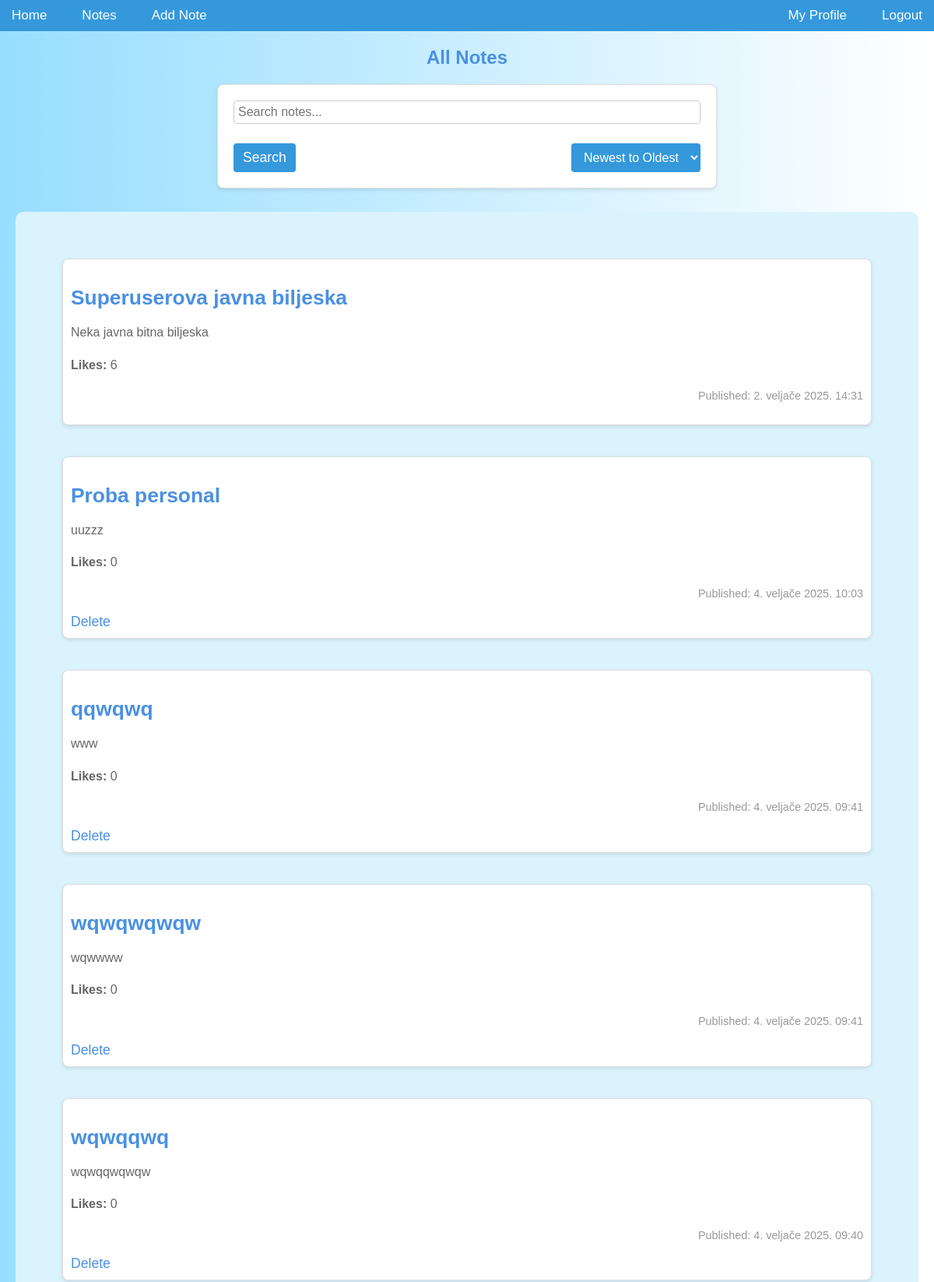
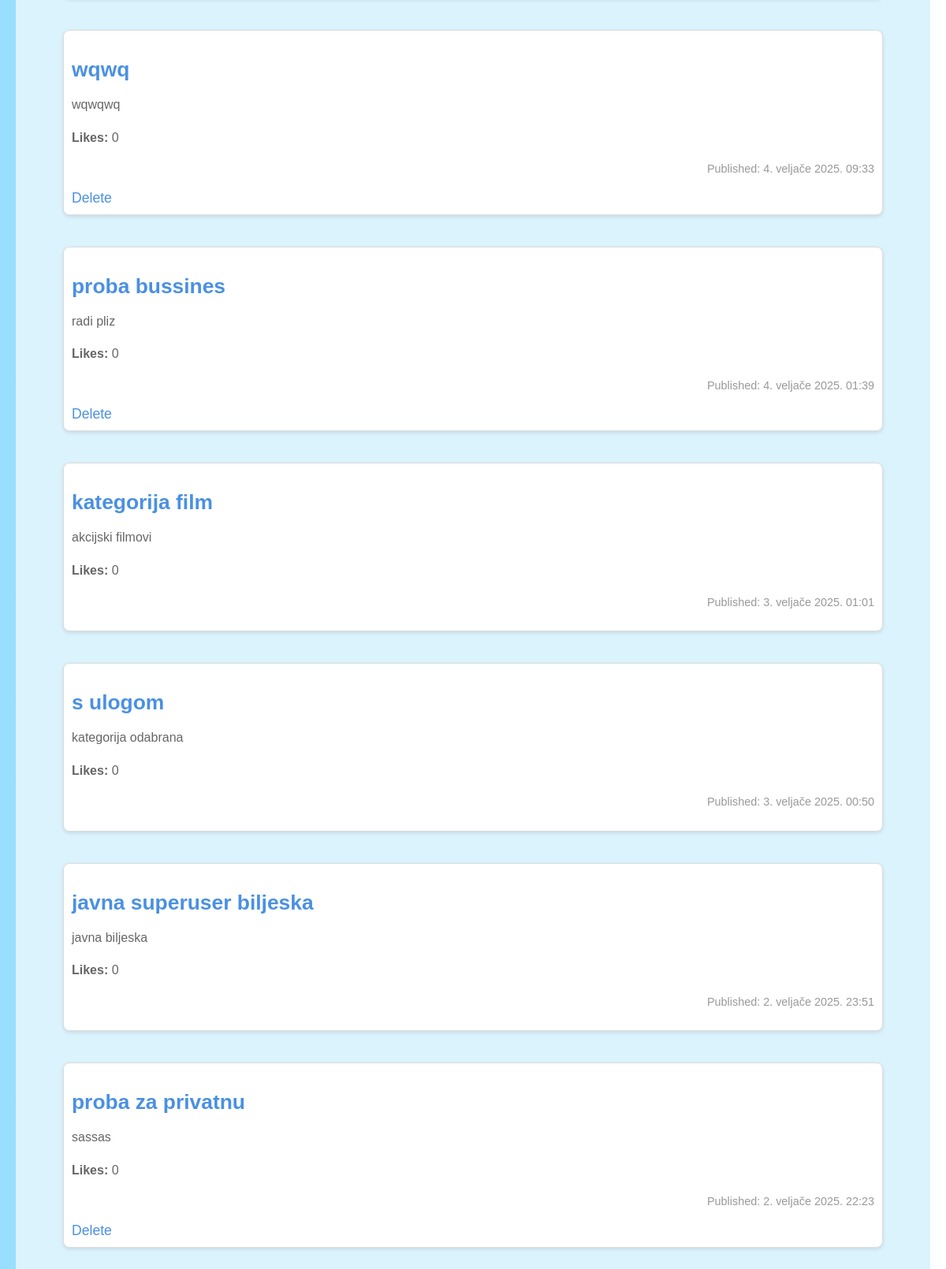
/notes/ (signed in), run on the app's committed database (2 pictures, top to bottom).
### notes/models.py (models this page shows, shortened)
class Note(models.Model):
    ROLE_CHOICES = [
        ('hobbies', 'Hobbies'),
        ('movies', 'Movies'),
        ('school', 'School'),
        ('work', 'Work'),
        ('music', 'Music'),
        ('personal', 'Personal'),
    ]
    CATEGORY_CHOICES = [
        ('business', 'Business'),
        ('personal', 'Personal'),
    ]
    user = models.ForeignKey('accounts.CustomUser', on_delete=models.CASCADE, null=True, blank=True, related_name='notes')
    title = models.CharField(max_length=200)
    content = models.TextField()
    pub_date = models.DateTimeField(auto_now_add=True)
    likes = models.PositiveIntegerField(default=0)
    private_notes = models.ManyToManyField(PrivateNoteModel, blank=True)
    is_public = models.BooleanField(default=True)
    is_important = models.BooleanField(default=False)
    is_locked = models.BooleanField(default=False)
    password = models.CharField(max_length=100, null=True, blank=True)
    completed = models.BooleanField(default=False)
    is_private = models.BooleanField(default=False)
    role = models.CharField(max_length=20, choices=ROLE_CHOICES, blank=True, null=True)
    approved = models.BooleanField(default=False)
    category = models.CharField(max_length=20, choices=CATEGORY_CHOICES, default='personal')

### notes/views.py (the view)
# urls.py: path('', views.index, name='index'),
def index(request):
    search_query = request.GET.get('search', '')
    order = request.GET.get('order', 'desc')
    if search_query:
        notes = Note.objects.filter(title__icontains=search_query, is_public= True)
    else:
        notes = Note.objects.filter(is_public = True)
    if request.user.is_authenticated:
         notes = notes | Note.objects.filter(user=request.user, is_private=True)
    if order == 'asc':
        notes = notes.order_by('-is_important', 'pub_date')
    else:
        notes = notes.order_by( '-is_important', '-pub_date')
    context = {
        'latest_note_list': notes,
        'current_order': order,
        'search_query': search_query,
    }
    return render(request, 'notes/index.html', context)

### notes/templates/notes/index.html (shortened to what this page needs)
{% extends 'notes/base.html' %}
{% block content %}
    <h2>All Notes</h2>
    <form method="get" action="{% url 'notes:index' %}" class="sort-form">
        <input type="text" name="search" placeholder="Search notes..." value="{{ search_query }}">
        <div class="search-sort-buttons">
            <button type="submit" class="search-button">Search</button>
            <select name="order" onchange="this.form.submit()">
                <option value="desc" {% if current_order == 'desc' %}selected{% endif %}>Newest to Oldest</option>
            </select>
        </div>
    </form>
    <div class="notes-container">
        {% if user.is_authenticated %}
            {% for note in latest_note_list %}
                <div class="note">
                    <h3><a href="{% url 'notes:detail' note.id %}">{{ note.title }}</a></h3>
                    <p>{{ note.content }}</p>
                    <p><strong>Likes:</strong> {{ note.likes }}</p>
                    <p>Published: {{ note.pub_date }}</p>
                    {% if note.user == user %}
                    <a href="{% url 'notes:delete_note' note.id %}"
                       onclick="return confirm('Are you sure you want to delete this note?');">
                        Delete
                    </a>{% endif %}
                </div>
            {% empty %}
                <p>No notes available.</p>
            {% endfor %}
        {% else %}
            <p>You need to be logged in to view the notes.</p>
        {% endif %}
    </div>
{% endblock %}

### notes/static/app/notes.css (style rules this page uses)
body { background: linear-gradient(to bottom, white, #b3e5fc); color: #2c3e50; font-family: Arial, sans-serif; margin: 0; padding: 0; }
.notes-container { background-color: #dbf3fd; padding: 20px; border-radius: 10px; margin-top: 30px; }
h1, h2 { color: #2980b9; font-weight: bold; }
input, textarea { width: 100%; padding: 10px; border: 1px solid #bdc3c7; border-radius: 5px; font-size: 16px; box-sizing: border-box; }
button { background-color: #3498db; color: white; border: none; padding: 10px 20px; border-radius: 5px; font-size: 16px; cursor: pointer; }
body { font-family: Arial, sans-serif; background-color: #f4f7fa; color: #333; margin: 0; padding: 0; }
h2 { text-align: center; color: #4a90e2; margin-top: 20px; }
.note { background-color: #fff; border: 1px solid #ddd; border-radius: 8px; box-shadow: 0 2px 5px rgba(0, 0, 0, 0.1); margin: 40px; padding: 10px; position: relative; transition: transform 0.2s, box-shadow 0.2s; }
.note h3 { font-size: 1.5em; color: #333; margin-bottom: 10px; }
.note h3 a { text-decoration: none; color: #4a90e2; transition: color 0.3s; }
.note p { font-size: 1em; color: #666; line-height: 1.6; }
.note p:last-of-type { font-size: 0.9em; color: #999; text-align: right; }
form { background-color: #fff; border: 1px solid #ddd; border-radius: 8px; padding: 20px; box-shadow: 0 2px 5px rgba(0, 0, 0, 0.1); margin: 20px auto; width: 80%; max-width: 600px; }
form input, form textarea { width: 100%; padding: 10px; border-radius: 5px; border: 1px solid #ddd; margin-bottom: 15px; font-size: 1em; }
form button { background-color: #4a90e2; color: white; padding: 10px 20px; border: none; border-radius: 5px; font-size: 1.1em; cursor: pointer; transition: background-color 0.3s; }
a { color: #4a90e2; text-decoration: none; font-size: 1.1em; }
.sort-form { display: flex; flex-direction: column; margin-bottom: 20px; }
.sort-form input[type="text"] { padding: 5px; width: 100%; border: 1px solid #ccc; border-radius: 4px; }
.search-sort-buttons { display: flex; justify-content: space-between; margin-top: 10px; }
.search-button { padding: 8px 12px; background-color: #3498db; color: white; border: none; border-radius: 4px; cursor: pointer; transition: background-color 0.3s; }
.sort-form select { padding: 8px 12px; background-color: #3498db; color: white; border: none; border-radius: 4px; font-size: 16px; cursor: pointer; transition: background-color 0.3s; }
body.light { background: linear-gradient(to right, #97deff, white); color: black; }

### data on the page
Note: title "Superuserova javna biljeska", content "Neka javna bitna biljeska", likes "6", pub_date "2. veljače 2025. 14:31"
Note: title "Proba personal", content "uuzzz", likes "0", pub_date "4. veljače 2025. 10:03", shows "Delete"
Note: title "qqwqwq", content "www", likes "0", pub_date "4. veljače 2025. 09:41", shows "Delete"
Note: title "wqwqwqwqw", content "wqwwww", likes "0", pub_date "4. veljače 2025. 09:41", shows "Delete"
Note: title "wqwqqwq", content "wqwqqwqwqw", likes "0", pub_date "4. veljače 2025. 09:40", shows "Delete"
Note: title "wqwq", content "wqwqwq", likes "0", pub_date "4. veljače 2025. 09:33", shows "Delete"
Note: title "proba bussines", content "radi pliz", likes "0", pub_date "4. veljače 2025. 01:39", shows "Delete"
Note: title "kategorija film", content "akcijski filmovi", likes "0", pub_date "3. veljače 2025. 01:01"
Note: title "s ulogom", content "kategorija odabrana", likes "0", pub_date "3. veljače 2025. 00:50"
Note: title "javna superuser biljeska", content "javna biljeska", likes "0", pub_date "2. veljače 2025. 23:51"
Note: title "proba za privatnu", content "sassas", likes "0", pub_date "2. veljače 2025. 22:23", shows "Delete"
